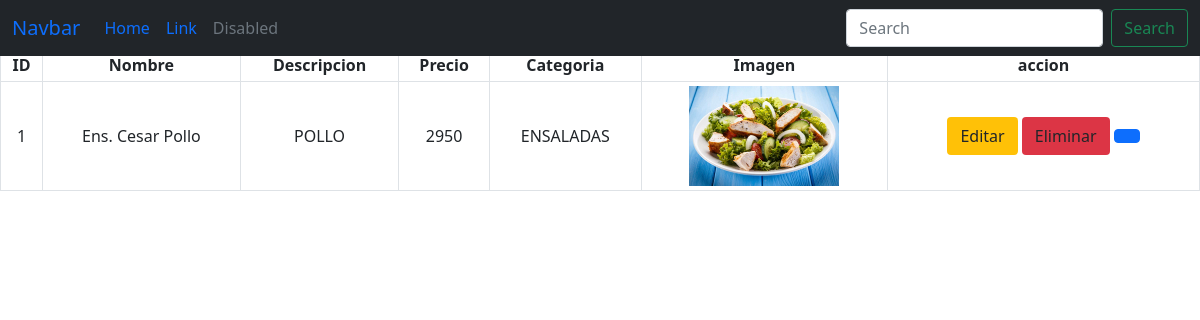
The app's page /coffe/BD/, older data.
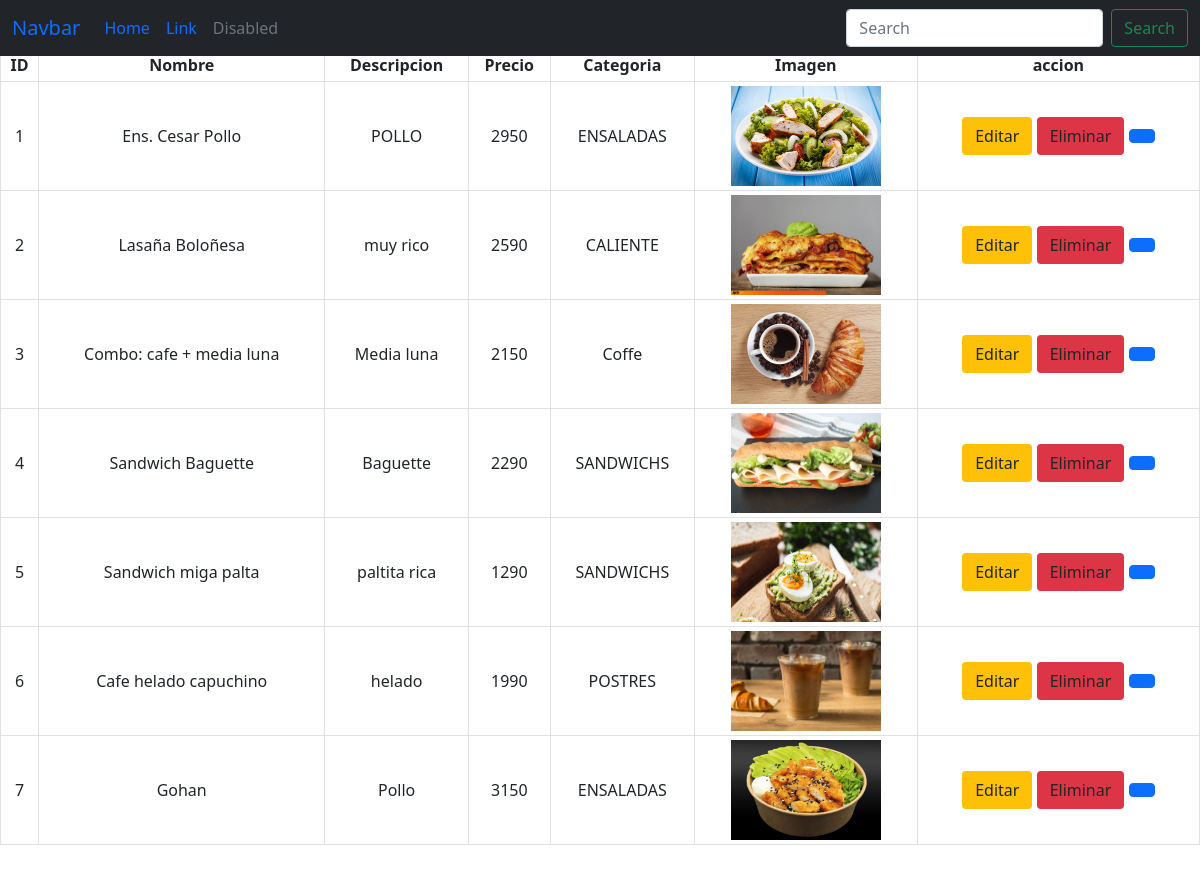
The same page, newer data.
### coffe/models.py (models this page shows, shortened)
class Producto(models.Model):
    id_producto=models.AutoField(db_column='idProd',primary_key=True)
    nombre=models.CharField(max_length=350)
    imagen=models.ImageField(upload_to='upload')
    descripcion=models.CharField(max_length=400)
    precio=models.IntegerField()
    fk_categoria=models.ForeignKey('Categoria',on_delete=models.CASCADE,db_column='idCate')

class Categoria(models.Model):
    id_categoria =models.AutoField(db_column='idCate',primary_key=True)
    nombre=models.CharField(max_length=35)
    def __str__(self):
        return str(self.nombre)

### coffe/views.py (the view)
# urls.py: path('BD/',views.list_prod,name='BD'),
def list_prod(request):
     productos=Producto.objects.all()
     return render(request,'coffe/listado_prod.html',{'productos':productos})

### coffe/templates/coffe/listado_prod.html (shortened to what this page needs)
{% load static %}
<!DOCTYPE html>
<html lang="en">
<head>
    <link href="https://cdn.jsdelivr.net/npm/bootstrap@5.0.2/dist/css/bootstrap.min.css" rel="stylesheet">
</head>
<body>
    <nav class="navbar navbar-expand-lg bg-body-tertiary bg-dark m-b-5 fixed-top">
        <div class="container-fluid">
          <a class="navbar-brand" href="#">Navbar</a>
          <div class="collapse navbar-collapse" id="navbarTogglerDemo03">
            <ul class="navbar-nav me-auto mb-2 mb-lg-0">
              <li class="nav-item">
                <a class="nav-link active" aria-current="page" href="#">Home</a>
              </li>
              <li class="nav-item">
                <a class="nav-link" href="#">Link</a>
              </li>
              <li class="nav-item">
                <a class="nav-link disabled" aria-disabled="true">Disabled</a>
              </li>
            </ul>
            <form class="d-flex" role="search">
              <input class="form-control me-2" type="search" placeholder="Search" aria-label="Search">
              <button class="btn btn-outline-success" type="submit">Search</button>
            </form>
          </div>
        </div>
      </nav>
    <table class="table table-hover table-bordered text-center my-5  table-sm">
        <thead class="align-middle table-sm">
            <tr>
                <th>ID</th>
                <th>Nombre</th>
                <th>Descripcion</th>
                <th>Precio</th>
                <th>Categoria</th>
                <th>Imagen</th>
                <th>accion</th>
            </tr>
        </thead>
        <tbody class="align-middle ">
            {% for x in productos %}
            <tr>
                <td>{{x.id_producto}}</td>
                <td>{{x.nombre}}</td>
                <td>{{x.descripcion}}</td>
                <td>{{x.precio}}</td>
                <td>{{x.fk_categoria}}</td>
                <td><img src="{{x.imagen.url}}" width="150" height="100" alt=""></td>
                <td><a href=""class="btn bg-warning">Editar</a>
                <a href="{% url 'dele' x.id_producto  %}" class="btn bg-danger">Eliminar</a>
            <a href="" type="button" class="btn btn-primary" data-bs-toggle="modal" data-bs-target="#staticBackdrop"></a></td>
            </tr>
            {% endfor %}
        </tbody>
    </table>
</body>
</html>

Row changes from the older to the newer data that the page shows:
added Producto: id_producto "2", nombre "Lasaña Boloñesa", descripcion "muy rico", precio "2590", fk_categoria "CALIENTE", imagen (picture)
added Producto: id_producto "3", nombre "Combo: cafe + media luna", descripcion "Media luna", precio "2150", fk_categoria "Coffe", imagen (picture)
added Producto: id_producto "4", nombre "Sandwich Baguette", descripcion "Baguette", precio "2290", fk_categoria "SANDWICHS", imagen (picture)
added Producto: id_producto "5", nombre "Sandwich miga palta", descripcion "paltita rica", precio "1290", fk_categoria "SANDWICHS", imagen (picture)
added Producto: id_producto "6", nombre "Cafe helado capuchino", descripcion "helado", precio "1990", fk_categoria "POSTRES", imagen (picture)
added Producto: id_producto "7", nombre "Gohan", descripcion "Pollo", precio "3150", fk_categoria "ENSALADAS", imagen (picture)
